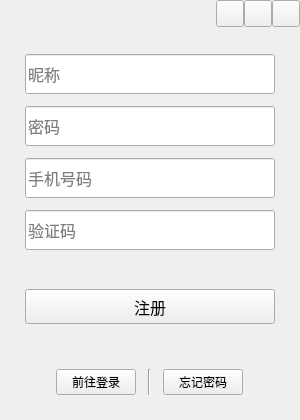
<?xml version="1.0" encoding="UTF-8"?>
<ui version="4.0">
 <class>Widget</class>
 <widget class="QWidget" name="Widget">
  <property name="geometry">
   <rect>
    <x>0</x>
    <y>0</y>
    <width>300</width>
    <height>420</height>
   </rect>
  </property>
  <property name="sizePolicy">
   <sizepolicy hsizetype="Fixed" vsizetype="Fixed">
    <horstretch>0</horstretch>
    <verstretch>0</verstretch>
   </sizepolicy>
  </property>
  <property name="minimumSize">
   <size>
    <width>300</width>
    <height>420</height>
   </size>
  </property>
  <property name="maximumSize">
   <size>
    <width>16777215</width>
    <height>16777215</height>
   </size>
  </property>
  <property name="sizeIncrement">
   <size>
    <width>0</width>
    <height>0</height>
   </size>
  </property>
  <property name="baseSize">
   <size>
    <width>0</width>
    <height>0</height>
   </size>
  </property>
  <property name="windowTitle">
   <string>Widget</string>
  </property>
  <property name="styleSheet">
   <string notr="true"/>
  </property>
  <layout class="QVBoxLayout" name="verticalLayout_2">
   <property name="spacing">
    <number>7</number>
   </property>
   <property name="leftMargin">
    <number>0</number>
   </property>
   <property name="topMargin">
    <number>0</number>
   </property>
   <property name="rightMargin">
    <number>0</number>
   </property>
   <property name="bottomMargin">
    <number>0</number>
   </property>
   <item>
    <widget class="QWidget" name="widget" native="true">
     <layout class="QHBoxLayout" name="horizontalLayout">
      <property name="spacing">
       <number>0</number>
      </property>
      <property name="leftMargin">
       <number>0</number>
      </property>
      <property name="topMargin">
       <number>0</number>
      </property>
      <property name="rightMargin">
       <number>0</number>
      </property>
      <property name="bottomMargin">
       <number>10</number>
      </property>
      <item>
       <spacer name="horizontalSpacer">
        <property name="orientation">
         <enum>Qt::Orientation::Horizontal</enum>
        </property>
        <property name="sizeHint" stdset="0">
         <size>
          <width>40</width>
          <height>20</height>
         </size>
        </property>
       </spacer>
      </item>
      <item>
       <widget class="QToolButton" name="settingBtn">
        <property name="minimumSize">
         <size>
          <width>0</width>
          <height>0</height>
         </size>
        </property>
        <property name="maximumSize">
         <size>
          <width>16777215</width>
          <height>16777215</height>
         </size>
        </property>
        <property name="font">
         <font>
          <family>Microsoft YaHei UI</family>
          <stylestrategy>PreferDefault</stylestrategy>
         </font>
        </property>
        <property name="cursor">
         <cursorShape>PointingHandCursor</cursorShape>
        </property>
        <property name="text">
         <string/>
        </property>
        <property name="iconSize">
         <size>
          <width>20</width>
          <height>20</height>
         </size>
        </property>
       </widget>
      </item>
      <item>
       <widget class="QToolButton" name="minimizeBtn">
        <property name="minimumSize">
         <size>
          <width>0</width>
          <height>0</height>
         </size>
        </property>
        <property name="maximumSize">
         <size>
          <width>16777215</width>
          <height>16777215</height>
         </size>
        </property>
        <property name="cursor">
         <cursorShape>PointingHandCursor</cursorShape>
        </property>
        <property name="text">
         <string/>
        </property>
        <property name="iconSize">
         <size>
          <width>20</width>
          <height>20</height>
         </size>
        </property>
       </widget>
      </item>
      <item>
       <widget class="QToolButton" name="closeBtn">
        <property name="minimumSize">
         <size>
          <width>0</width>
          <height>0</height>
         </size>
        </property>
        <property name="maximumSize">
         <size>
          <width>16777215</width>
          <height>16777215</height>
         </size>
        </property>
        <property name="cursor">
         <cursorShape>PointingHandCursor</cursorShape>
        </property>
        <property name="text">
         <string/>
        </property>
        <property name="iconSize">
         <size>
          <width>20</width>
          <height>20</height>
         </size>
        </property>
       </widget>
      </item>
     </layout>
    </widget>
   </item>
   <item>
    <widget class="QWidget" name="widget_2" native="true">
     <property name="sizePolicy">
      <sizepolicy hsizetype="Preferred" vsizetype="Expanding">
       <horstretch>0</horstretch>
       <verstretch>0</verstretch>
      </sizepolicy>
     </property>
     <property name="minimumSize">
      <size>
       <width>0</width>
       <height>0</height>
      </size>
     </property>
     <layout class="QVBoxLayout" name="verticalLayout">
      <property name="spacing">
       <number>12</number>
      </property>
      <property name="leftMargin">
       <number>25</number>
      </property>
      <property name="topMargin">
       <number>10</number>
      </property>
      <property name="rightMargin">
       <number>25</number>
      </property>
      <property name="bottomMargin">
       <number>25</number>
      </property>
      <item>
       <widget class="QLineEdit" name="accountInput_2">
        <property name="sizePolicy">
         <sizepolicy hsizetype="Expanding" vsizetype="Fixed">
          <horstretch>0</horstretch>
          <verstretch>0</verstretch>
         </sizepolicy>
        </property>
        <property name="minimumSize">
         <size>
          <width>0</width>
          <height>40</height>
         </size>
        </property>
        <property name="maximumSize">
         <size>
          <width>16777215</width>
          <height>16777215</height>
         </size>
        </property>
        <property name="font">
         <font>
          <pointsize>12</pointsize>
          <bold>false</bold>
         </font>
        </property>
        <property name="maxLength">
         <number>11</number>
        </property>
        <property name="placeholderText">
         <string>昵称</string>
        </property>
       </widget>
      </item>
      <item>
       <widget class="QLineEdit" name="accountInput">
        <property name="sizePolicy">
         <sizepolicy hsizetype="Expanding" vsizetype="Fixed">
          <horstretch>0</horstretch>
          <verstretch>0</verstretch>
         </sizepolicy>
        </property>
        <property name="minimumSize">
         <size>
          <width>0</width>
          <height>40</height>
         </size>
        </property>
        <property name="maximumSize">
         <size>
          <width>16777215</width>
          <height>16777215</height>
         </size>
        </property>
        <property name="font">
         <font>
          <pointsize>12</pointsize>
          <bold>false</bold>
         </font>
        </property>
        <property name="maxLength">
         <number>11</number>
        </property>
        <property name="placeholderText">
         <string>密码</string>
        </property>
       </widget>
      </item>
      <item>
       <widget class="QLineEdit" name="passwordInput">
        <property name="minimumSize">
         <size>
          <width>0</width>
          <height>40</height>
         </size>
        </property>
        <property name="font">
         <font>
          <pointsize>12</pointsize>
         </font>
        </property>
        <property name="maxLength">
         <number>16</number>
        </property>
        <property name="echoMode">
         <enum>QLineEdit::EchoMode::Password</enum>
        </property>
        <property name="placeholderText">
         <string>手机号码</string>
        </property>
       </widget>
      </item>
      <item>
       <widget class="QLineEdit" name="passwordInput_2">
        <property name="minimumSize">
         <size>
          <width>0</width>
          <height>40</height>
         </size>
        </property>
        <property name="font">
         <font>
          <pointsize>12</pointsize>
         </font>
        </property>
        <property name="maxLength">
         <number>16</number>
        </property>
        <property name="echoMode">
         <enum>QLineEdit::EchoMode::Password</enum>
        </property>
        <property name="placeholderText">
         <string>验证码</string>
        </property>
       </widget>
      </item>
      <item>
       <spacer name="verticalSpacer_2">
        <property name="orientation">
         <enum>Qt::Orientation::Vertical</enum>
        </property>
        <property name="sizeHint" stdset="0">
         <size>
          <width>20</width>
          <height>35</height>
         </size>
        </property>
       </spacer>
      </item>
      <item>
       <widget class="QPushButton" name="loginBtn">
        <property name="minimumSize">
         <size>
          <width>0</width>
          <height>35</height>
         </size>
        </property>
        <property name="font">
         <font>
          <pointsize>12</pointsize>
         </font>
        </property>
        <property name="cursor">
         <cursorShape>ForbiddenCursor</cursorShape>
        </property>
        <property name="text">
         <string>注册</string>
        </property>
       </widget>
      </item>
      <item>
       <spacer name="verticalSpacer">
        <property name="orientation">
         <enum>Qt::Orientation::Vertical</enum>
        </property>
        <property name="sizeHint" stdset="0">
         <size>
          <width>20</width>
          <height>40</height>
         </size>
        </property>
       </spacer>
      </item>
      <item>
       <layout class="QHBoxLayout" name="horizontalLayout_3">
        <property name="topMargin">
         <number>0</number>
        </property>
        <item>
         <spacer name="horizontalSpacer_4">
          <property name="orientation">
           <enum>Qt::Orientation::Horizontal</enum>
          </property>
          <property name="sizeHint" stdset="0">
           <size>
            <width>40</width>
            <height>20</height>
           </size>
          </property>
         </spacer>
        </item>
        <item>
         <widget class="QPushButton" name="scanBtn">
          <property name="cursor">
           <cursorShape>PointingHandCursor</cursorShape>
          </property>
          <property name="text">
           <string>前往登录</string>
          </property>
         </widget>
        </item>
        <item>
         <widget class="Line" name="line">
          <property name="orientation">
           <enum>Qt::Orientation::Vertical</enum>
          </property>
         </widget>
        </item>
        <item>
         <widget class="QPushButton" name="moreBtn">
          <property name="cursor">
           <cursorShape>PointingHandCursor</cursorShape>
          </property>
          <property name="text">
           <string>忘记密码</string>
          </property>
         </widget>
        </item>
        <item>
         <spacer name="horizontalSpacer_5">
          <property name="orientation">
           <enum>Qt::Orientation::Horizontal</enum>
          </property>
          <property name="sizeHint" stdset="0">
           <size>
            <width>40</width>
            <height>20</height>
           </size>
          </property>
         </spacer>
        </item>
       </layout>
      </item>
     </layout>
    </widget>
   </item>
  </layout>
 </widget>
 <resources/>
 <connections/>
</ui>
